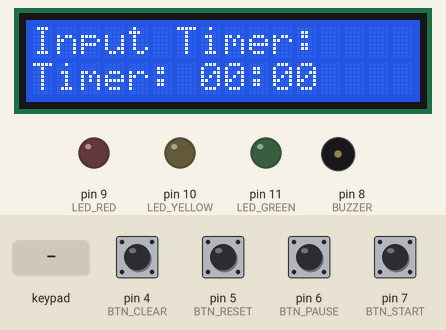
Simulated run of this sketch. Board: Arduino Mega 2560, built with avr-gcc and run on an emulated ATmega2560. On the bench: 16×2 character LCD, output pins drawn as LEDs (lit = HIGH), buzzer (waves = sounding, pin HIGH). Dashed ring = blinking. The inputs (shaded band) are chosen by the test bench; at power-on: pin 4 (BTN_CLEAR), pin 5 (BTN_RESET), pin 6 (BTN_PAUSE), pin 7 (BTN_START) LOW.

Above: at 1.2 s.
1.3 s: keypad keys 2 2 2 4 2 6 2 8 * pressed 0.4 s apart
At 5.0 s:
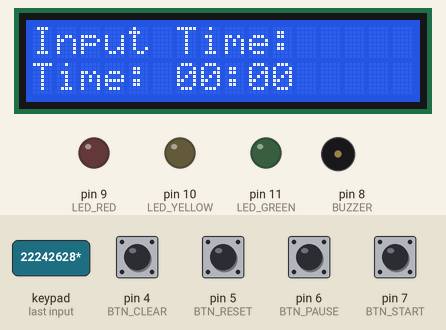
6.4 s: pin 7 (BTN_START) pulled HIGH for 0.15 s
At 7.5 s:
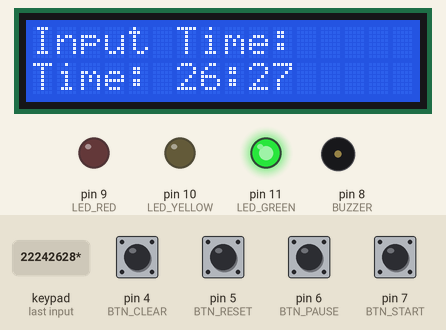
9.5 s: key '1' pressed
At 9.6 s:
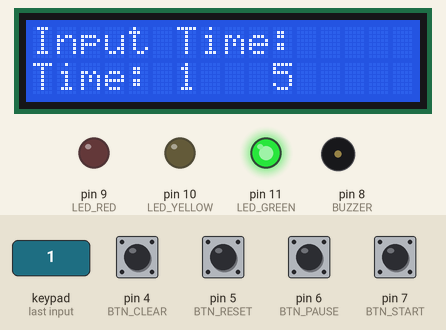
11.2 s: pin 6 (BTN_PAUSE) pulled HIGH for 0.15 s
At 12.75 s:
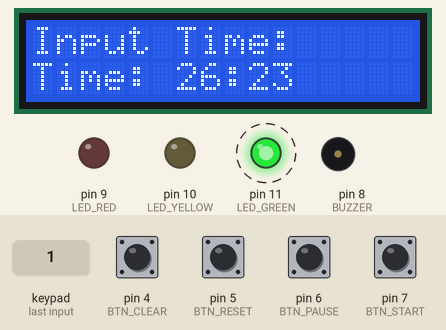
14.3 s: pin 5 (BTN_RESET) pulled HIGH for 0.15 s
At 14.6 s:
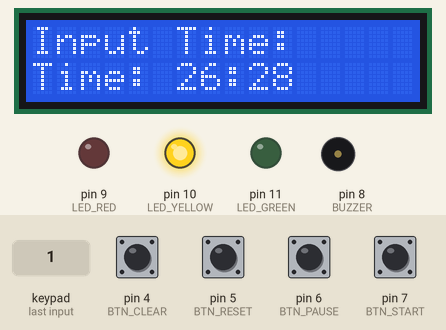
16.3 s: pin 4 (BTN_CLEAR) pulled HIGH for 0.15 s
At 16.45 s:
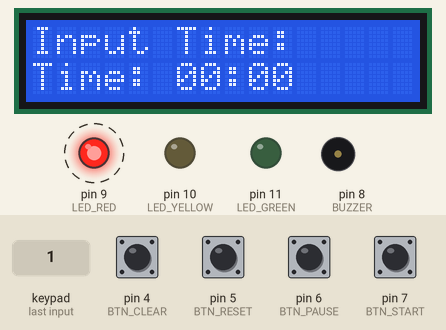
Timing chart, 0 to 19.3 s (numbered marks = the images above; inputs shaded):
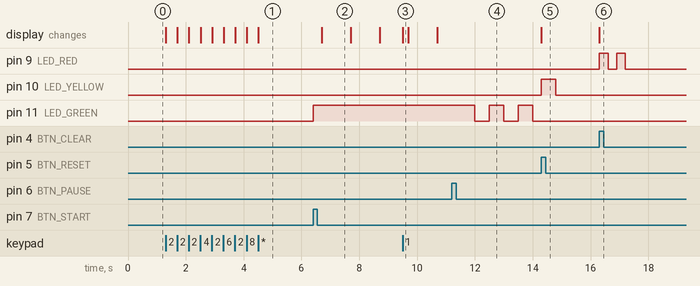

Measured:
- after the input at 1.3 s, the display: first changes at once (image 1 shows a later state)
- after the input at 6.4 s, pin 11 (LED_GREEN): LOW → HIGH at once; the display: changes after 0.30 s (image 2)
- after the input at 11.2 s, pin 11 (LED_GREEN): alternates HIGH for 0.50 s and LOW for 0.50 s, starting after 0.80 s
- after the input at 14.3 s, pin 10 (LED_YELLOW): LOW → HIGH at once, → LOW 0.50 s later; pin 11 (LED_GREEN): stops changing and stays LOW; the display: changes at once (image 5)
- after the input at 16.3 s, pin 9 (LED_RED): alternates HIGH for 0.30 s and LOW for 0.30 s, 4 changes in all, then stays LOW, starting at once; the display: changes at once (image 6)
- what the display in image 2 shows lasts 1.0 s, from 6.7 s to 7.7 s

The sketch:

timer_keypad.ino
```cpp
#include <LiquidCrystal.h>
#include <Keypad.h>
LiquidCrystal lcd(40, 42, 50, 48, 46, 44);

#define LED_GREEN 11
#define LED_YELLOW 10
#define LED_RED 9
#define BUZZER 8
#define BTN_START 7
#define BTN_PAUSE 6
#define BTN_RESET 5
#define BTN_CLEAR 4
const byte ROWS = 4;
const byte COLS = 4;
char keys[ROWS][COLS] = {
  {'1', '4', '7', '*'},
  {'2', '5', '8', '0'},
  {'3', '6', '9', '#'},
  {'A', 'B', 'C', 'D'}
};
byte rowPins[ROWS] = {22, 24, 26, 28};
byte colPins[COLS] = {30, 32, 34, 36};
Keypad keypad = Keypad(makeKeymap(keys), rowPins, colPins, ROWS, COLS);

int setMinutes = 0;
int setSeconds = 0;
int countdownSeconds = 0;
bool isRunning = false;
bool isPaused = false;
bool isFinished = false;
bool hasBeenReset = false;
bool readyToClear = false;
unsigned long lastTick = 0;

void setup() {
  lcd.begin(16, 2);
  lcd.clear();
  lcd.setCursor(0, 0);
  lcd.print("Input Timer:");
  lcd.setCursor(0, 1);
  lcd.print("Timer: 00:00");

  pinMode(LED_GREEN, OUTPUT);
  pinMode(LED_YELLOW, OUTPUT);
  pinMode(LED_RED, OUTPUT);
  pinMode(BUZZER, OUTPUT);

  pinMode(BTN_START, INPUT);  // aktif HIGH
  pinMode(BTN_PAUSE, INPUT);
  pinMode(BTN_RESET, INPUT);
  pinMode(BTN_CLEAR, INPUT);

  digitalWrite(LED_GREEN, LOW);
  digitalWrite(LED_YELLOW, LOW);
  digitalWrite(LED_RED, LOW);
}
void loop() {
  handleKeypad();
  handleButtons();
  handleTimer();
}
void handleKeypad() {
  static String input = "";
  char key = keypad.getKey();
  if (key) {
    if (key >= '0' && key <= '9') {
      input += key;
      lcd.setCursor(6, 1);
      lcd.print("    ");
      lcd.setCursor(6, 1);
      lcd.print(input);
      if (input.length() == 4) {
        setMinutes = input.substring(0, 2).toInt();
        setSeconds = input.substring(2, 4).toInt();
        countdownSeconds = setMinutes * 60 + setSeconds;
        if (countdownSeconds > 0) {
          displayTime(countdownSeconds);
          isFinished = false;
          hasBeenReset = false;
          readyToClear = false;
        }
        input = "";
      }
    } else if (key == '*') {
      input = "";
      lcd.clear();
      lcd.setCursor(0, 0);
      lcd.print("Input Time:");
      lcd.setCursor(0, 1);
      lcd.print("Time: 00:00");
    }
  }
}

void handleButtons() {
  if (digitalRead(BTN_RESET) == HIGH && isFinished) {
    countdownSeconds = setMinutes * 60 + setSeconds;
    isRunning = false;
    isPaused = false;
    isFinished = false;
    hasBeenReset = true;
    readyToClear = true;
    displayTime(countdownSeconds);
    noTone(BUZZER);
    digitalWrite(LED_GREEN, LOW);
    digitalWrite(LED_YELLOW, LOW);
    digitalWrite(LED_RED, LOW);
    delay(300);
  }
  if (digitalRead(BTN_START) == HIGH && countdownSeconds > 0 && !isFinished) {
    isRunning = true;
    isPaused = false;
    digitalWrite(LED_GREEN, HIGH);
    delay(300);
  }
  if (digitalRead(BTN_PAUSE) == HIGH && isRunning) {
    isPaused = !isPaused;
    delay(300);
  }

  if (digitalRead(BTN_RESET) == HIGH && isPaused) {
    countdownSeconds = setMinutes * 60 + setSeconds;
    isRunning = false;
    isPaused = false;
    isFinished = false;
    hasBeenReset = true;
    readyToClear = true;
    displayTime(countdownSeconds);
    digitalWrite(LED_GREEN, LOW);
    digitalWrite(LED_YELLOW, HIGH);
    digitalWrite(LED_RED, LOW);
    noTone(BUZZER);
    delay(500);
    digitalWrite(LED_YELLOW, LOW);
  }

  if (digitalRead(BTN_CLEAR) == HIGH && readyToClear) {
    countdownSeconds = 0;
    isRunning = false;
    isPaused = false;
    isFinished = false;
    hasBeenReset = false;
    readyToClear = false;

    lcd.clear();
    lcd.setCursor(0, 0);
    lcd.print("Input Time:");
    lcd.setCursor(0, 1);
    lcd.print("Time: 00:00");

    for (int i = 0; i < 2; i++) {
      digitalWrite(LED_RED, HIGH);
      delay(300);
      digitalWrite(LED_RED, LOW);
      delay(300);
    }

    noTone(BUZZER);
  }
}

void handleTimer() {
  if (isRunning && !isPaused && countdownSeconds > 0 && millis() - lastTick >= 1000) {
    lastTick = millis();
    countdownSeconds--;
    displayTime(countdownSeconds);
    if (countdownSeconds == 0) {
      isRunning = false;
      isFinished = true;
      displayTime(0);
      playHarryPotter();
    }
  }

  if (isPaused) {
    static bool blink = false;
    static unsigned long blinkTime = 0;
    if (millis() - blinkTime >= 500) {
      blinkTime = millis();
      blink = !blink;
      digitalWrite(LED_GREEN, blink ? HIGH : LOW);
    }
  }

  if (isFinished && countdownSeconds == 0) {
    static bool blink = false;
    static unsigned long blinkTime = 0;
    if (millis() - blinkTime >= 500) {
      blinkTime = millis();
      blink = !blink;
      digitalWrite(LED_GREEN, blink ? HIGH : LOW);
      digitalWrite(LED_YELLOW, blink ? HIGH : LOW);
      digitalWrite(LED_RED, blink ? HIGH : LOW);
    }
  }
}

void displayTime(int totalSeconds) {
  int minutes = totalSeconds / 60;
  int seconds = totalSeconds % 60;
  lcd.setCursor(0, 1);
  lcd.print("Time: ");
  if (minutes < 10) lcd.print("0");
  lcd.print(minutes);
  lcd.print(":");
  if (seconds < 10) lcd.print("0");
  lcd.print(seconds);
}

void playHarryPotter() {
  int melody[] = {
    659, 622, 659, 622, 659, 494, 587, 523, 440, 494,
    523, 587, 659, 622, 659, 622, 659, 494, 587, 523
  };

  int durations[] = {
    300, 300, 300, 300, 300, 400, 400, 400, 400, 400,
    400, 400, 300, 300, 300, 300, 300, 400, 400, 400
  };

  for (int i = 0; i < sizeof(melody) / sizeof(int); i++) {
    tone(BUZZER, melody[i], durations[i]);
    delay(durations[i] + 50);
  }
}
```
